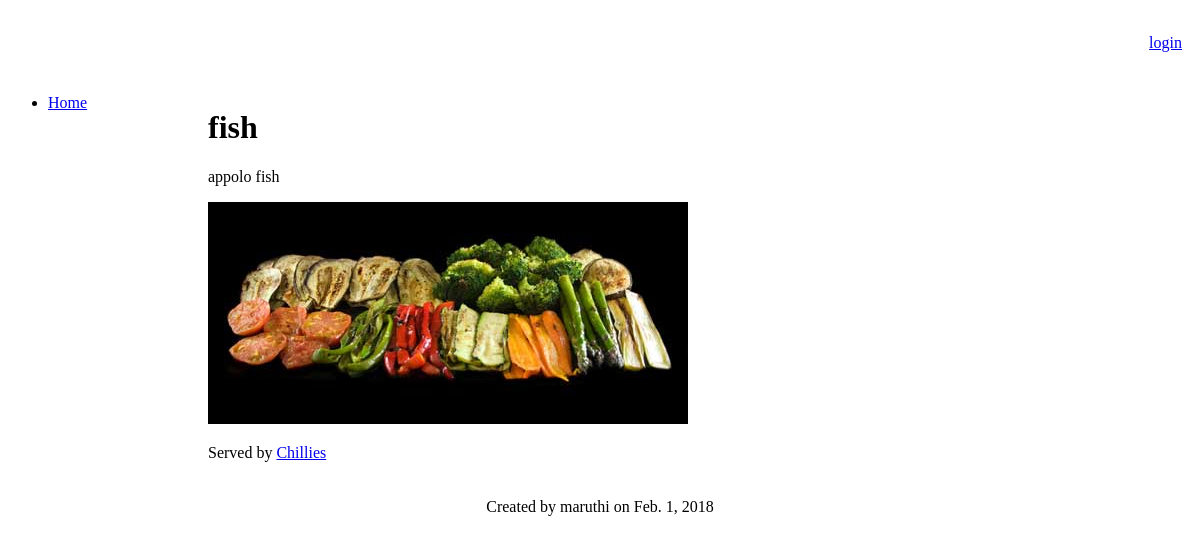
/myrestaurants/restaurants/2/dishes/3/, run on the app's committed database.
### myrestaurants/models.py (models this page shows, shortened)
class Dish(models.Model):
    name = models.TextField()
    description = models.TextField(blank=True, null=True)
    price = models.DecimalField('Euro amount', max_digits=8, decimal_places=2, blank=True,
        null=True)
    user = models.ForeignKey(User, default=1)
    date = models.DateField(default=date.today)
    image = models.ImageField(upload_to="myrestaurants", blank=True, null=True)
    restaurant = models.ForeignKey(Restaurant, null=True, related_name='dishes')

class Restaurant(models.Model):
    name = models.TextField()
    street = models.TextField(blank=True, null=True)
    number = models.IntegerField(blank=True, null=True)
    city = models.TextField(default="")
    zipCode = models.TextField(blank=True, null=True)
    stateOrProvince = models.TextField(blank=True, null=True)
    country = models.TextField(blank=True, null=True)
    telephone = models.TextField(blank=True, null=True)
    url = models.URLField(blank=True, null=True)
    user = models.ForeignKey(User, default=1)
    date = models.DateField(default=date.today)

### myrestaurants/templates/myrestaurants/dish_detail.html (shortened to what this page needs)
{% extends "myrestaurants/base.html" %}
{% block content %}
<h1>
    {{ dish.name }}
</h1>
<p>{{ dish.description }}</p>
{% if dish.image %}
    <p><img src="{{ dish.image.url }}"/></p>
{% endif %}
<p>Served by <a href="{% url 'myrestaurants:restaurant_detail' dish.restaurant.id %}">{{ dish.restaurant.name }}</a></p>
{% endblock %}
{% block footer %}
    Created by {{ dish.user }} on {{ dish.date }}
{% endblock %}

### data on the page
Dish: name "fish", description "appolo fish", image (picture), restaurant.name "Chillies", user "maruthi", date "Feb. 1, 2018"
